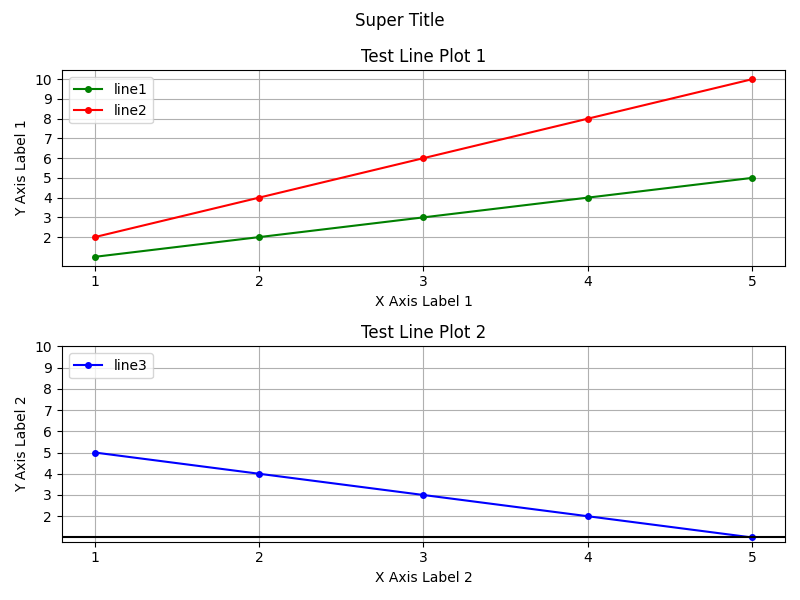

Write Python code to recreate this figure.
import numpy as np
from emcpy.plots.plots import LinePlot, HorizontalLine
from emcpy.plots.create_plots import CreatePlot, CreateFigure

x1 = [1, 2, 3, 4,  5]
y1 = [1, 2, 3, 4,  5]
x2 = [1, 2, 3, 4,  5]
y2 = [2, 4, 6, 8, 10]
x3 = [1, 2, 3, 4,  5]
y3 = [5, 4, 3, 2,  1]

#Top plot
plot1 = CreatePlot()    #Create  Plot
plt_list=[]             #initialize emtpy plot list
lp = LinePlot(x1, y1)   #Create line plot object
lp.color      = 'green' #line color
lp.linestyle  = '-'     #line style
lp.linewidth  = 1.5     #line width
lp.marker     = 'o'     #marker type
lp.markersize = 4       #markersize      
lp.alpha      = None    #transparency
lp.label      = 'line1' #give it a label 
plt_list.append(lp)     #Add line plot object to list

lp = LinePlot(x2, y2)   #Create line plot object
lp.color      = 'red'   #line color
lp.linestyle  = '-'     #line style
lp.linewidth  = 1.5     #line width
lp.marker     = 'o'     #marker type
lp.markersize = 4       #markersize      
lp.alpha      = None    #transparency
lp.label      = 'line2' #give it a label 
plt_list.append(lp)     #Add line plot object to list

#Bottom plot
plot2 = CreatePlot()    #Create Plot
plt_list2=[]            #initialize empty plot list
lp = LinePlot(x3, y3)   #Create line plot object
lp.color      = 'blue'  #line color
lp.linestyle  = '-'     #line style
lp.linewidth  = 1.5     #line width
lp.marker     = 'o'     #marker type
lp.markersize = 4       #markersize      
lp.alpha      = None    #transparency
lp.label      = 'line3' #give it a label 
plt_list2.append(lp)    #Add line plot object to list

lp = HorizontalLine(1)  #Draw horizontal line
lp.color      = 'black' #line color
lp.linestyle  = '-'     #line style
lp.linewidth  = 1.5     #line width
lp.marker     = None    #marker type
lp.alpha      = None    #transparency
lp.label      = None    #give it a label
plt_list2.append(lp)    #Add line plot object to list

plot1.plot_layers=plt_list  #draw plot1 (the top plot)
plot2.plot_layers=plt_list2 #draw plot2 (the bottom plot)

# Add plot features
plot1.add_title(label='Test Line Plot 1')
plot1.add_xlabel(xlabel='X Axis Label 1')
plot1.add_ylabel(ylabel='Y Axis Label 1')
plot1.add_grid()
plot1.set_xticks(x1)
plot1.set_xticklabels([str(item) for item in x1],rotation=0)
yticks=np.arange(np.min(y2),np.max(y2)+1,1)
plot1.set_yticks(yticks)
plot1.set_yticklabels([str(item) for item in yticks],rotation=0)
plot1.add_legend(loc='upper left', fancybox=True, framealpha=0.80)

# Add plot features
plot2.add_title(label='Test Line Plot 2')
plot2.add_xlabel(xlabel='X Axis Label 2')
plot2.add_ylabel(ylabel='Y Axis Label 2')
plot2.add_grid()
plot2.set_xticks(x2)
plot2.set_xticklabels([str(item) for item in x2],rotation=0)
yticks=np.arange(np.min(y2),np.max(y2)+1,1)
plot2.set_yticks(yticks)
plot2.set_yticklabels([str(item) for item in yticks],rotation=0)
plot2.add_legend(loc='upper left', fancybox=True, framealpha=0.80)

# Return matplotlib figure
fig = CreateFigure(nrows=2, ncols=1, figsize=(8,6))
fig.plot_list = [plot1,plot2]
fig.create_figure()
fig.add_suptitle('Super Title')
fig.tight_layout()
fig.save_figure('line_plot_options.png')
